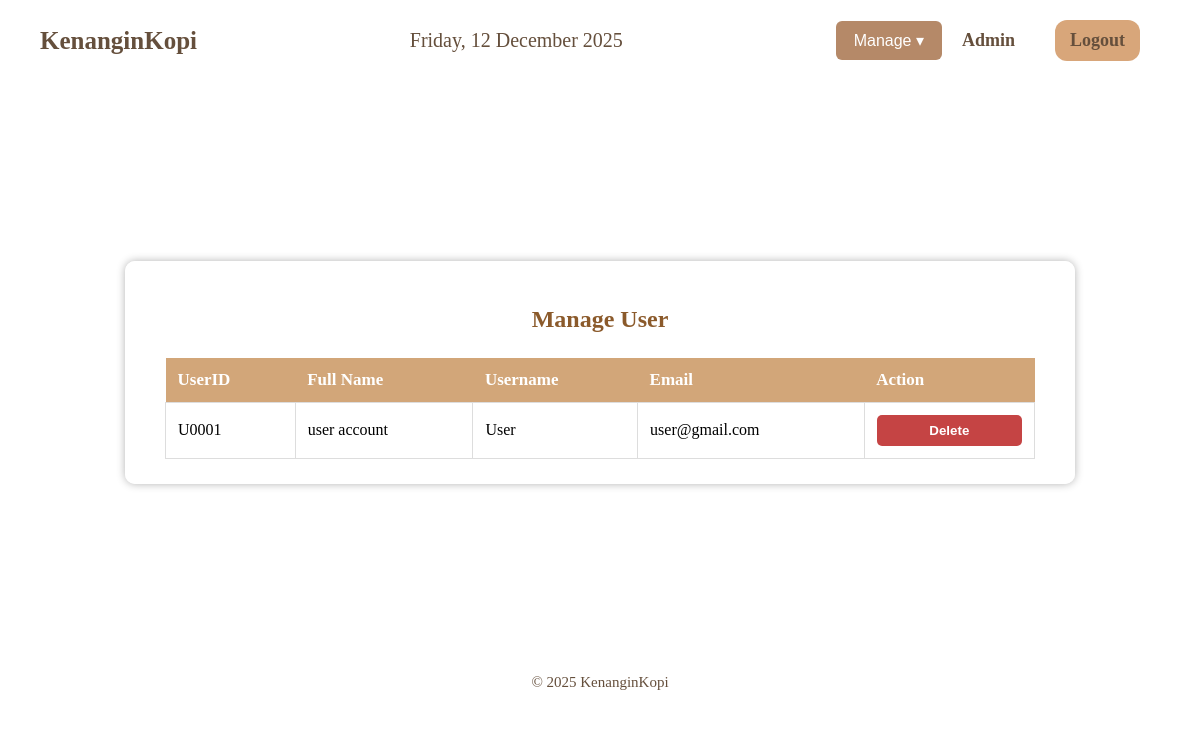
The app's page /manageUser.php (signed in) with its own data.
### tables this page shows
CREATE TABLE `users` (
  `UserID` char(5) NOT NULL,
  `FullName` varchar(50) NOT NULL,
  `UserName` varchar(50) NOT NULL,
  `UserEmail` varchar(50) NOT NULL,
  `UserPassword` varchar(100) NOT NULL,
  `UserRole` enum('Admin','User') NOT NULL DEFAULT 'User'
);

### manageUser.php (the view, shortened to what this page needs)
<?php
include "./utils/db.php";
$query = "SELECT UserID, FullName, UserName, UserEmail FROM Users WHERE UserRole != 'Admin'";
$res = mysqli_query($conn, $query);
?>
<!DOCTYPE html>
<html>
<head>
    <link rel="stylesheet" href="./css/manageUser.css">
</head>
<body>
    <?php include "./utils/navbar.php"; ?>
    <main>
        <div class="container">
            <h2 class="title">Manage User</h2>
            <table class="user-table">
                <tr>
                    <th>UserID</th>
                    <th>Full Name</th>
                    <th>Username</th>
                    <th>Email</th>
                    <th>Action</th>
                </tr>
                <?php while ($u = mysqli_fetch_assoc($res)) : ?>
                <tr>
                    <td><?= htmlspecialchars($u['UserID']); ?></td>
                    <td><?= htmlspecialchars($u['FullName']); ?></td>
                    <td><?= htmlspecialchars($u['UserName']); ?></td>
                    <td><?= htmlspecialchars($u['UserEmail']); ?></td>
                    <td>
                        <form method="POST" action="deleteUser.php">
                            <button type="submit" class="delete-btn">Delete</button>
                        </form>
                    </td>
                </tr>
                <?php endwhile; ?>
            </table>
        </div>
    </main>
    <?php include "./utils/footer.php"; ?>
</body>
</html>

### css/manageUser.css (style rules this page uses)
body { min-height: 100vh; background: url("../assets/background.jpeg") no-repeat center center fixed; background-size: cover; }
main { flex: 1; display: flex; justify-content: center; align-items: flex-start; padding: 60px 20px 40px; }
.container { width: 75%; margin: 120px auto; background: rgba(255, 255, 255, 0.85); padding: 25px 40px; border-radius: 10px; box-shadow: 0 0 8px rgba(0,0,0,0.3); }
.title { font-size: 24px; font-weight: bold; color: #8B5A2B; text-align: center; margin-bottom: 25px; }
.user-table { width: 100%; border-collapse: collapse; font-size: 16px; background: white; }
.user-table th { background: #d2a679; padding: 12px; text-align: left; color: white; font-size: 17px; }
.user-table td { padding: 12px; border: 0.5px solid #ccc; }
.delete-btn { background: #c54444; color: white; padding: 8px 18px; border: none; border-radius: 5px; width: 100%; cursor: pointer; font-weight: bold; }
.user-table td { padding: 12px; border: 0.5px solid #ddd; }
.delete-btn { background: #c54444; color: white; padding: 8px 18px; border: none; border-radius: 5px; cursor: pointer; font-weight: bold; }

### css/navbar.css (style rules this page uses)
body { margin: 0; padding: 0; font-family: 'Times New Roman', Times, serif; background-image: url('../assets/background.jpeg'); background-size: cover; background-position: center; background-repeat: no-repeat; }

### records on screen
users: UserID "U0001", FullName "user account", UserName "User", UserEmail "user@gmail.com"

### other values on screen
$_SESSION['UserName'] "Admin"
